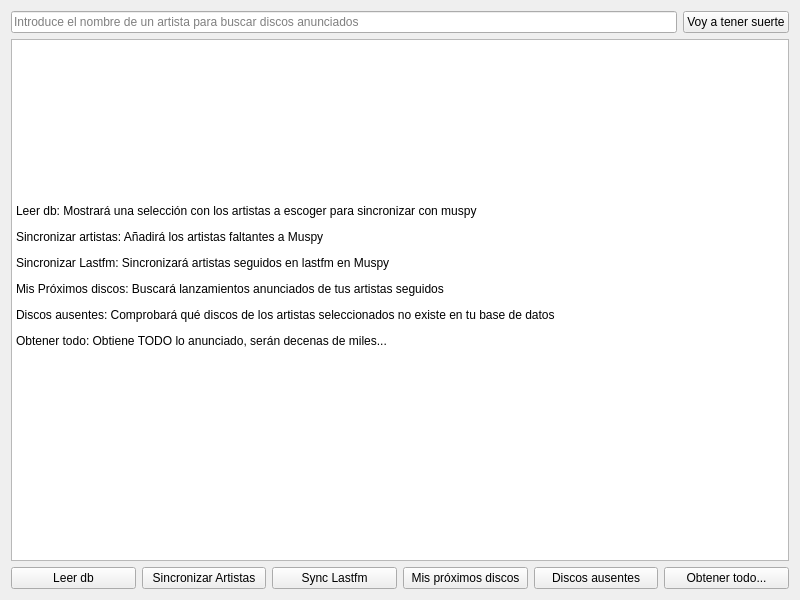
<?xml version="1.0" encoding="UTF-8"?>
<ui version="4.0">
 <class>MuspyArtistModule</class>
 <widget class="QWidget" name="MuspyArtistModule">
  <property name="geometry">
   <rect>
    <x>0</x>
    <y>0</y>
    <width>800</width>
    <height>600</height>
   </rect>
  </property>
  <layout class="QVBoxLayout" name="verticalLayout">
   <!-- Top section with search -->
   <item>
    <layout class="QHBoxLayout" name="top_layout">
     <item>
      <widget class="QLineEdit" name="artist_input">
       <property name="placeholderText">
        <string>Introduce el nombre de un artista para buscar discos anunciados</string>
       </property>
      </widget>
     </item>
     <item>
      <widget class="QPushButton" name="search_button">
       <property name="text">
        <string>Voy a tener suerte</string>
       </property>
      </widget>
     </item>
    </layout>
   </item>
   
   <!-- Results text area -->
   <item>
    <widget class="QTextEdit" name="results_text">
     <property name="readOnly">
      <bool>true</bool>
     </property>
     <property name="html">
      <string>&lt;html&gt;&lt;head/&gt;&lt;body&gt;&lt;p&gt;&lt;br/&gt;&lt;/p&gt;&lt;p&gt;&lt;br/&gt;&lt;/p&gt;&lt;p&gt;&lt;br/&gt;&lt;/p&gt;&lt;p&gt;&lt;br/&gt;&lt;/p&gt;&lt;p&gt;Leer db: Mostrará una selección con los artistas a escoger para sincronizar con muspy&lt;/p&gt;&lt;p&gt;Sincronizar artistas: Añadirá los artistas faltantes a Muspy&lt;/p&gt;&lt;p&gt;Sincronizar Lastfm: Sincronizará artistas seguidos en lastfm en Muspy&lt;/p&gt;&lt;p&gt;Mis Próximos discos: Buscará lanzamientos anunciados de tus artistas seguidos&lt;/p&gt;&lt;p&gt;Discos ausentes: Comprobará qué discos de los artistas seleccionados no existe en tu base de datos&lt;/p&gt;&lt;p&gt;Obtener todo: Obtiene TODO lo anunciado, serán decenas de miles...&lt;/p&gt;&lt;p&gt;&lt;br/&gt;&lt;/p&gt;&lt;p&gt;&lt;br/&gt;&lt;/p&gt;&lt;p&gt;&lt;br/&gt;&lt;/p&gt;&lt;p&gt;&lt;br/&gt;&lt;/p&gt;&lt;/body&gt;&lt;/html&gt;</string>
     </property>
    </widget>
   </item>
   
   <!-- Bottom buttons layout -->
   <item>
    <layout class="QHBoxLayout" name="bottom_layout">
     <item>
      <widget class="QPushButton" name="load_artists_button">
       <property name="text">
        <string>Leer db</string>
       </property>
      </widget>
     </item>
     <item>
      <widget class="QPushButton" name="sync_artists_button">
       <property name="text">
        <string>Sincronizar Artistas</string>
       </property>
      </widget>
     </item>
     <item>
      <widget class="QPushButton" name="sync_lastfm_button">
       <property name="text">
        <string>Sync Lastfm</string>
       </property>
      </widget>
     </item>
     <item>
      <widget class="QPushButton" name="get_releases_button">
       <property name="text">
        <string>Mis próximos discos</string>
       </property>
      </widget>
     </item>
     <item>
      <widget class="QPushButton" name="get_new_releases_button">
       <property name="text">
        <string>Discos ausentes</string>
       </property>
      </widget>
     </item>
     <item>
      <widget class="QPushButton" name="get_my_releases_button">
       <property name="text">
        <string>Obtener todo...</string>
       </property>
      </widget>
     </item>
    </layout>
   </item>
  </layout>
 </widget>
 <resources/>
 <connections/>
</ui>
